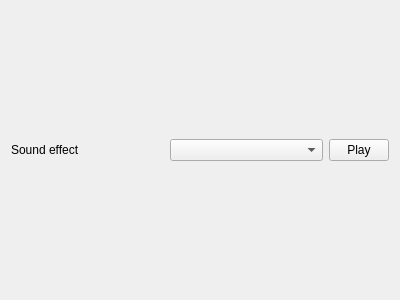
<?xml version="1.0" encoding="UTF-8"?>
<ui version="4.0">
 <class>Form</class>
 <widget class="QWidget" name="Form">
  <property name="geometry">
   <rect>
    <x>0</x>
    <y>0</y>
    <width>400</width>
    <height>300</height>
   </rect>
  </property>
  <property name="windowTitle">
   <string>Form</string>
  </property>
  <layout class="QHBoxLayout" name="horizontalLayout">
   <item>
    <widget class="QLabel" name="label">
     <property name="sizePolicy">
      <sizepolicy hsizetype="Minimum" vsizetype="Preferred">
       <horstretch>0</horstretch>
       <verstretch>0</verstretch>
      </sizepolicy>
     </property>
     <property name="text">
      <string>Sound effect</string>
     </property>
    </widget>
   </item>
   <item>
    <widget class="QComboBox" name="combobox_soundlist"/>
   </item>
   <item>
    <widget class="QPushButton" name="btn_play">
     <property name="sizePolicy">
      <sizepolicy hsizetype="Fixed" vsizetype="Fixed">
       <horstretch>0</horstretch>
       <verstretch>0</verstretch>
      </sizepolicy>
     </property>
     <property name="maximumSize">
      <size>
       <width>60</width>
       <height>16777215</height>
      </size>
     </property>
     <property name="text">
      <string>Play</string>
     </property>
    </widget>
   </item>
  </layout>
 </widget>
 <resources/>
 <connections/>
</ui>
